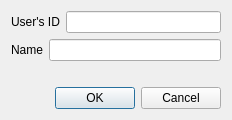
<?xml version="1.0" encoding="UTF-8"?>
<ui version="4.0">
 <class>QtAddContactDialog</class>
 <widget class="QDialog" name="QtAddContactDialog">
  <property name="geometry">
   <rect>
    <x>0</x>
    <y>0</y>
    <width>232</width>
    <height>110</height>
   </rect>
  </property>
  <property name="windowTitle">
   <string>Add contact</string>
  </property>
  <layout class="QVBoxLayout" name="verticalLayout">
   <item>
    <layout class="QHBoxLayout" name="horizontalLayout">
     <item>
      <widget class="QLabel" name="label">
       <property name="text">
        <string>User's ID</string>
       </property>
      </widget>
     </item>
     <item>
      <widget class="QLineEdit" name="contactJID_"/>
     </item>
    </layout>
   </item>
   <item>
    <layout class="QHBoxLayout" name="horizontalLayout_2">
     <item>
      <widget class="QLabel" name="label_2">
       <property name="text">
        <string>Name</string>
       </property>
      </widget>
     </item>
     <item>
      <widget class="QLineEdit" name="name_"/>
     </item>
    </layout>
   </item>
   <item>
    <widget class="QLabel" name="errorLabel_">
     <property name="text">
      <string/>
     </property>
     <property name="textFormat">
      <enum>Qt::RichText</enum>
     </property>
    </widget>
   </item>
   <item>
    <widget class="QDialogButtonBox" name="buttons_">
     <property name="orientation">
      <enum>Qt::Horizontal</enum>
     </property>
     <property name="standardButtons">
      <set>QDialogButtonBox::Cancel|QDialogButtonBox::Ok</set>
     </property>
     <property name="centerButtons">
      <bool>false</bool>
     </property>
    </widget>
   </item>
  </layout>
 </widget>
 <resources/>
 <connections/>
</ui>
